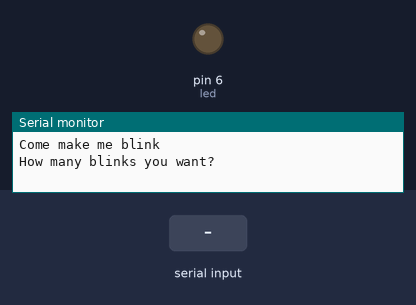
The sketch below on a simulated Arduino Uno, built with avr-gcc and run on an emulated ATmega328P. On the bench: output pins drawn as LEDs (lit = HIGH), the last lines printed to the serial monitor. Dashed ring = blinking. Inputs (shaded band) come from the test bench.

Above: at 1.2 s.
1.3 s: "90,45\n" received over Serial
At 1.45 s:
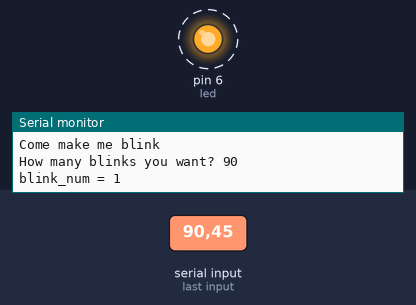
Timing chart, 0 to 10.3 s (numbered marks = the images above; inputs shaded):
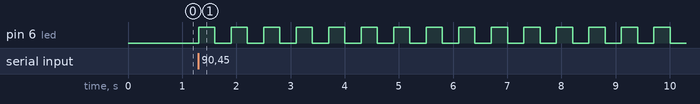

Measured:
- after the input at 1.3 s, pin 6 (led): alternates HIGH for 0.30 s and LOW for 0.30 s, starting at once

The sketch:

Set_LED_Blinking.ino
```cpp
const int led = 6;
int blink_num;

void setup() {
  // put your setup code here, to run once:

  Serial.begin (9600);
  pinMode (led, OUTPUT);

  Serial.println ("Come make me blink\n");

}

void loop() {
  // put your main code here, to run repeatedly:

  digitalWrite (led, LOW);

  Serial.print ("\nHow many blinks you want? ");
  while (Serial.available () == 0);
  blink_num = Serial.parseInt ();
  Serial.println (blink_num);

  for (int i = 0; i < blink_num; i++) {

    Serial.print ("blink_num = ");
    Serial.println (i+1);

    digitalWrite (led, HIGH);
    delay (300);
    digitalWrite (led, LOW);
    delay (300);

  }

}
```
